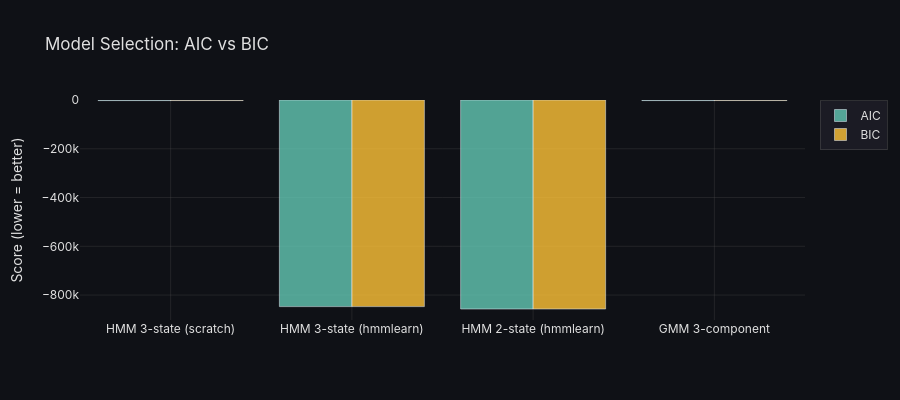

The cell this chart's notebook holds for it:
### Markdown cell above
## 3. AIC / BIC Comparison

### Code cell
# Models with valid AIC/BIC
aic_models = comp_df[comp_df["AIC"].apply(lambda x: str(x) != "nan")].copy()
aic_vals   = aic_models["AIC"].astype(float).tolist()
bic_vals   = aic_models["BIC"].astype(float).tolist()
names      = aic_models["Model"].tolist()

from utils.viz_utils import plot_aic_bic
fig = plot_aic_bic(names, aic_vals, bic_vals)
fig.show()

### Figure 1 — Plotly figure (JSON) as saved in the notebook; plotly's stock layout.template omitted (floating-point values rounded to 4 significant figures)
{"data": [{"marker": {"color": "rgba(99,200,180,0.8)"}, "name": "AIC", "type": "bar", "x": ["HMM 3-state (scratch)", "HMM 3-state (hmmlearn)", "HMM 2-state (hmmlearn)", "GMM 3-component"], "y": [-2395.0, -847400.0, -857100.0, -2364.0]}, {"marker": {"color": "rgba(255,195,55,0.8)"}, "name": "BIC", "type": "bar", "x": ["HMM 3-state (scratch)", "HMM 3-state (hmmlearn)", "HMM 2-state (hmmlearn)", "GMM 3-component"], "y": [-2336.0, -847300.0, -857100.0, -2305.0]}], "layout": {"barmode": "group", "font": {"color": "#e0e0e0", "family": "Inter, Arial, sans-serif"}, "height": 400, "legend": {"bgcolor": "rgba(30,30,40,0.8)", "bordercolor": "rgba(80,80,80,0.5)", "borderwidth": 1}, "paper_bgcolor": "rgba(15,17,22,1)", "plot_bgcolor": "rgba(15,17,22,1)", "title": {"text": "Model Selection: AIC vs BIC"}, "xaxis": {"gridcolor": "rgba(80,80,80,0.3)", "showgrid": true, "zeroline": false}, "yaxis": {"gridcolor": "rgba(80,80,80,0.3)", "showgrid": true, "title": {"text": "Score (lower = better)"}, "zeroline": false}}}
